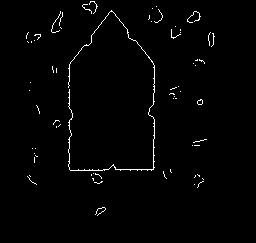
%> input picture homework/homework-3/hough-transform/edges.png, 256 x 243 px
$ octave shapeDetectionSubmission.m   (GNU Octave 9; MATLAB toolbox functions it lacks are replaced by stand-ins)
%> lines starting %> are read from the running program, lines starting %| are printed output that depends on the picture; in (x1, y1, x2, y2) boxes, pixels count from 0 and x2, y2 are one past the last pixel; in counts of white or black regions, pixels touching at a corner belong together; the program's own positions count from 1
% HW 3: Hough Transform To Detect Straight Lines

% Read the image, this image is an edge map.
E = imread('edges.png');
%> E is the input picture: size 243x256 uint8; 1.4% white in thin lines or dots, all inside (x1, y1, x2, y2) = (26, 1, 215, 216)


% Given from the problem statment.
deltaTheta = 2; deltaRho = 2;


[H, theta, rho] = myhough(E, deltaTheta, deltaRho);


% imshow(-H,[]) % display the peaks as black
imshow(H,[])   % display the peaks as white


% Picked threshold
thresh = 30;

% Calling custom functions.
peaks = myhoughpeaks(H, thresh)
lines = myhoughlines(theta, rho, peaks)

%MYHOUGH Hough Transform To Calculate Hough Array

function [H, theta, rho] = myhough(E, deltaTheta, deltaRho)
%> called with deltaTheta = 2, deltaRho = 2
    [nrows,ncols] = size(E);
%> nrows = 243; ncols = 256

    % The theta and rho matrices are determined from my coordinate system.

    %% Determination of Theta
    % Theta goes from -90 degrees to 90 degrees according to my coordinate system.
    % 0 Degrees is parallel with the horizontal axis of the image.
    % 90 and -90 Degrees are parallel with the vetical axis of the image.
    % Theta goes in a counter-clockwise fashion (similar traditional mathematics).

    % Initialize an array with theta values from -90 --> 90 degrees in increments of deltaTheta.
    % Assuming that deltaTheta is 2, then there are 90 elements in this array.
    theta = -90:deltaTheta:90;

    % Rho goes from the one corner of the image to the other.
    % Initialize an array with rho values from 0 -->  in increments of deltaRho.
    % Assuming that deltaRho is 2, then there are 100 elements in this array.
    rho = 0:deltaRho:200;

    % These arrays contain the number of elements in each of the generated arrays.
    nTheta = length(theta);
    nRho = length(rho);

    % Initializing a Hough Array with a size of the number of elements in the theta and rho arrays.
    H = zeros(nTheta,nRho);


    % Sweeping every pixel of the image.
    for r = 1:nrows
        for c = 1:ncols

            % Since the imput is an edge map, all values that are not edges will be zero and all values greater than zero are an edge.
            % Is this pixel an edge pixel?
            if E(r,c) > 0

                % Finding every possible line that goes through that edge pixel.
                % We increment theta and start finding every possible rho value with a given theta.
                for i = 0:(nTheta-1)

                    % Finding the position of the pixel in order to convert it to our rho/theta formulation of the pixel.
                    x = c-1;
                    y = r-1;


                    thetaval = -90 + i*deltaTheta;

                    % Calculating the Rho Value with a given theta.
                    rhoval = x*cos(thetaval) + y*sind(thetaval);


                    j = floor(rhoval + 0.5);

                    % Incrementing the Hough Array for this theta and rho value combination.
                    % This combination of theta and rho goes in the hough array.
                    if j >= 0 && j < nRho
                        H(i+1,j+1) = H(i+1,j+1) + 1;
                    end
                end
            end
        end
    end
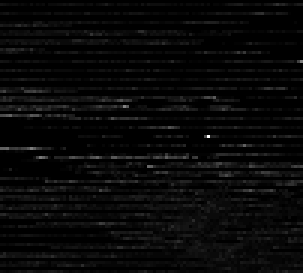
%> H: size 91x101 double (shown 3 times larger); min 0, max 74, mean 2.5; drawn with min black and max white
%> after the loop, j = 172; rhoval = 171.5; thetaval = 90; x = 97; y = 215
%> `[H, theta, rho] = myhough(E, deltaTheta, deltaRho);`: theta = 91 values from -90 to 90; rho = 101 values from 0 to 200
end % function

%MYHOUGHPEAKS Find Peaks in Hough Array

function peaks = myhoughpeaks(H, thresh)
%> called with thresh = 30
    [nTheta,nRho] = size(H);
%> nTheta = 91; nRho = 101
    peaks = [];
    % Add code for cases where (i,j) is along a border of the H array.
    % Finding all of the parameters that exceed the threshold on the left
    % border of the array.
    for i = 1:nTheta
        if H(i, 1) > thresh
            peaks = [peaks; [i, 1]];
        end
    end
    % Finding all of the parameters that exceed the threshold on the top
    % border of the array.
    for j = 1:nRho
        if H(1, j) > thresh
            peaks = [peaks; [1, j]];
        end
    end


    % Here is the code for the interior elements of the H array:
    for i = 2:(nTheta-1)
        for j = 2:(nRho-1)
            % This line checks to make sure that the peak that is being
            % appended is larger than the hough values near the point in the
            % array. This prevents multiple similar lines.
            if H(i,j) >= thresh && H(i,j) >= H(i, j-1) && H(i,j) >= H(i, j+1) && H(i,j) >= H(i+1, j) && H(i,j) >= H(i+1, j-1) && H(i,j) >= H(i+1, j+1) && H(i,j) >= H(i-1, j) && H(i,j) >= H(i-1, j-1) && H(i,j) >= H(i-1, j+1)
                peaks = [peaks; [i,j]];
            end
        end
    end
%> after the loop, peaks = [36 42; 46 70; 50 3; 50 11; 53 14; 56 50]
end % function

% MYHOUGHLINES Determine Parameters of Lines After Hough Transform
function lines = myhoughlines(theta, rho, peaks)
%> called with peaks = [36 42; 46 70; 50 3; 50 11; 53 14; 56 50]
    lines = [];
    for k = 1:size(peaks,1)
        % This appends each of the peaks that is above the thresholds and puts
        % it in terms of rho and theta.
        lines = [lines; [theta(peaks(k,1)),rho(peaks(k,2))]];
    end
%> this loop made 6 passes
%> lines on passes 1 to 6: [-20 82], [-20 82; 0 138], [-20 82; 0 138; 8 4], [-20 82; 0 138; 8 4; 8 20], [-20 82; 0 138; 8 4; 8 20; 14 26], [-20 82; 0 138; 8 4; 8 20; 14 26; 20 98]
%> `lines = myhoughlines(theta, rho, peaks)`: lines = [-20 82; 0 138; 8 4; 8 20; 14 26; 20 98]
end % function
